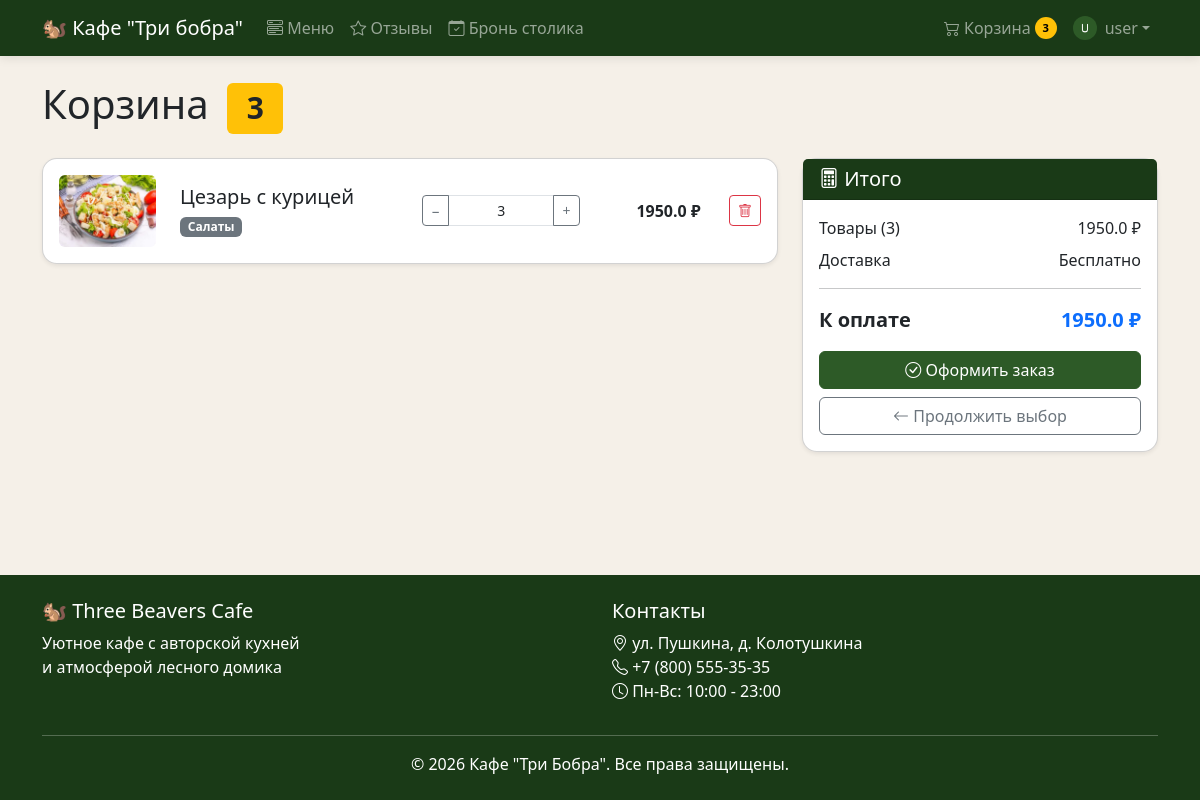
Screenshot of /cart (signed in) with the database file from the repository.
### models.py (models this page shows)
class User(UserMixin, db.Model):
    id = db.Column(db.Integer, primary_key=True)
    username = db.Column(db.String(80), unique=True, nullable=False)
    email = db.Column(db.String(120), unique=True, nullable=False)
    password_hash = db.Column(db.String(256), nullable=False)
    is_admin = db.Column(db.Boolean, default=False)
    avatar = db.Column(db.String(300), default="default-avatar.png")
    cart_items = db.relationship("CartItem", backref="user", lazy=True)
    orders = db.relationship("Order", backref="user", lazy=True)
    bookings = db.relationship("Booking", backref="user", lazy=True)
    reviews = db.relationship("Review", backref="user", lazy=True)

class CartItem(db.Model):
    id = db.Column(db.Integer, primary_key=True)
    user_id = db.Column(db.Integer, db.ForeignKey("user.id"), nullable=False)
    menu_item_id = db.Column(db.Integer, db.ForeignKey("menu_item.id"), nullable=False)
    quantity = db.Column(db.Integer, default=1)
    menu_item = db.relationship("MenuItem")

class MenuItem(db.Model):
    id = db.Column(db.Integer, primary_key=True)
    name = db.Column(db.String(100), nullable=False)
    description = db.Column(db.Text, nullable=True)
    price = db.Column(db.Float, nullable=False)
    image_url = db.Column(db.String(300), default="default-food.jpg")
    available = db.Column(db.Boolean, default=True)
    category_id = db.Column(db.Integer, db.ForeignKey("category.id"), nullable=False)

class Category(db.Model):
    id = db.Column(db.Integer, primary_key=True)
    name = db.Column(db.String(50), unique=True, nullable=False)
    items = db.relationship("MenuItem", backref="category", lazy=True)

### routes/cart.py (the view)
@cart_bp.route("/cart")
@login_required
def cart():
    cart_items = CartItem.query.filter_by(user_id=current_user.id).all()
    total = sum(item.menu_item.price * item.quantity for item in cart_items)
    cart_count = sum(item.quantity for item in cart_items)
    return render_template("cart.html", cart_items=cart_items, total=total, cart_count=cart_count)

### templates/cart.html (shortened to what this page needs)
{% extends "base.html" %}
{% block content %}
<div class="container">
    <h1 class="mb-4">Корзина <span class="badge bg-warning text-dark ms-2">{{ cart_count }}</span></h1>
    {% if cart_items %}
    <div class="row">
        <div class="col-lg-8">
            {% for item in cart_items %}
            <div class="card shadow-sm mb-3">
                <div class="card-body">
                    <div class="row align-items-center">
                        <div class="col-md-2">
                            <img src="{{ url_for('static', filename='images/menu/' + item.menu_item.image_url) }}"
                                 class="img-fluid rounded" alt="{{ item.menu_item.name }}">
                        </div>
                        <div class="col-md-4">
                            <h5 class="mb-1">{{ item.menu_item.name }}</h5>
                            <span class="badge bg-secondary">{{ item.menu_item.category.name }}</span>
                        </div>
                        <div class="col-md-3">
                            <form method="POST" action="{{ url_for('cart.update_cart', item_id=item.id) }}"
                                  class="input-group input-group-sm">
                                <button type="submit" name="action" value="decrease"
                                        class="btn btn-outline-secondary">−
                                </button>
                                <input type="text" class="form-control text-center"
                                       value="{{ item.quantity }}" readonly>
                                <button type="submit" name="action" value="increase"
                                        class="btn btn-outline-secondary">+
                                </button>
                            </form>
                        </div>
                        <div class="col-md-2 text-end">
                            <span class="fw-bold">{{ item.menu_item.price * item.quantity }} ₽</span>
                        </div>
                        <div class="col-md-1 text-end">
                            <form method="POST" action="{{ url_for('cart.remove_from_cart', item_id=item.id) }}"
                                  style="display: inline;">
                                <button type="submit" class="btn btn-sm btn-outline-danger"
                                        title="Удалить">
                                    <i class="bi bi-trash"></i>
                                </button>
                            </form>
                        </div>
                    </div>
                </div>
            </div>
            {% endfor %}
        </div>
        <div class="col-lg-4">
            <div class="card shadow-sm sticky-top" style="top: 80px;">
                <div class="card-header bg-dark-green text-white">
                    <h5 class="mb-0"><i class="bi bi-calculator"></i> Итого</h5>
                </div>
                <div class="card-body">
                    <div class="d-flex justify-content-between mb-2">
                        <span>Товары ({{ cart_count }})</span>
                        <span>{{ total }} ₽</span>
                    </div>
                    <div class="d-flex justify-content-between mb-2">
                        <span>Доставка</span>
                        <span>Бесплатно</span>
                    </div>
                    <hr>
                    <div class="d-flex justify-content-between fw-bold fs-5 mb-3">
                        <span>К оплате</span>
                        <span class="text-primary">{{ total }} ₽</span>
                    </div>
                    <a href="{{ url_for('orders.order') }}" class="btn btn-primary w-100">
                        <i class="bi bi-check-circle"></i> Оформить заказ
                    </a>
                    <a href="{{ url_for('menu.menu') }}" class="btn btn-outline-secondary w-100 mt-2">
                        <i class="bi bi-arrow-left"></i> Продолжить выбор
                    </a>
                </div>
            </div>
        </div>
    </div>
    {% endif %}
</div>
{% endblock %}

### templates/base.html (shortened to what this page needs)
<!DOCTYPE html>
<html lang="ru">
<head>
    <link href="https://cdn.jsdelivr.net/npm/bootstrap@5.3.2/dist/css/bootstrap.min.css" rel="stylesheet">
    <link href="https://cdn.jsdelivr.net/npm/bootstrap-icons@1.11.2/font/bootstrap-icons.css" rel="stylesheet">
    <link href="{{ url_for('static', filename='css/style.css') }}" rel="stylesheet">
</head>
<body>
    <nav class="navbar navbar-expand-lg navbar-dark bg-dark-green sticky-top">
        <div class="container">
            <a class="navbar-brand" href="{{ url_for('main.index') }}">
                🐿 Кафе "Три бобра"
            </a>
            <div class="collapse navbar-collapse" id="navbarNav">
                <ul class="navbar-nav me-auto">
                    <li class="nav-item">
                        <a class="nav-link" href="{{ url_for('menu.menu') }}">
                            <i class="bi bi-menu-button-wide"></i> Меню
                        </a>
                    </li>
                    <li class="nav-item">
                        <a class="nav-link" href="{{ url_for('reviews.reviews') }}">
                            <i class="bi bi-star"></i> Отзывы
                        </a>
                    </li>
                    <li class="nav-item">
                        <a class="nav-link" href="{{ url_for('booking.booking') }}">
                            <i class="bi bi-calendar-check"></i> Бронь столика
                        </a>
                    </li>
                </ul>
                <ul class="navbar-nav">
                    {% if current_user.is_authenticated %}
                    <li class="nav-item">
                        <a class="nav-link d-flex align-items-center gap-1" href="{{ url_for('cart.cart') }}">
                            <i class="bi bi-cart2"></i> Корзина
                            <span id="cart-count" class="badge bg-warning text-dark {% if cart_count == 0 %}d-none{% endif %}">
                                {{ cart_count }}
                            </span>
                        </a>
                    </li>
                    <li class="nav-item dropdown">
                        <a class="nav-link dropdown-toggle d-flex align-items-center" href="#" role="button" data-bs-toggle="dropdown">
                            <img src="/auth/avatar/{{ current_user.id }}"
                                 class="rounded-circle me-2"
                                 style="width: 24px; height: 24px; object-fit: cover;"
                                 alt="">
                            {{ current_user.username }}
                        </a>
                    </li>
                    {% endif %}
                </ul>
            </div>
        </div>
    </nav>
    <main class="py-4">
        {% block content %}{% endblock %}
    </main>
    <footer class="bg-dark-green text-white py-4 mt-auto">
        <div class="container">
            <div class="row">
                <div class="col-md-6">
                    <h5>🐿 Three Beavers Cafe</h5>
                    <p>Уютное кафе с авторской кухней<br>и атмосферой лесного домика</p>
                </div>
                <div class="col-md-6">
                    <h5>Контакты</h5>
                    <p>
                        <i class="bi bi-geo-alt"></i> ул. Пушкина, д. Колотушкина<br>
                        <i class="bi bi-telephone"></i> +7 (800) 555-35-35<br>
                        <i class="bi bi-clock"></i> Пн-Вс: 10:00 - 23:00
                    </p>
                </div>
            </div>
            <hr>
            <p class="text-center mb-0">&copy; 2026 Кафе "Три Бобра". Все права защищены.</p>
        </div>
    </footer>
</body>
</html>

### static/css/style.css (style rules this page uses)
:root { --beaver-green: #2d5a27; --beaver-dark: #1a3a17; --beaver-light: #4a7c43; --beaver-gold: #c4a35a; --beaver-cream: #f5f0e8; --beaver-brown: #6b4f3c; }
.bg-dark-green { background-color: var(--beaver-dark) !important; }
.btn-primary { background-color: var(--beaver-green); border-color: var(--beaver-green); }
.card { border-radius: 15px; transition: transform 0.3s, box-shadow 0.3s; }
.navbar { box-shadow: 0 2px 10px rgba(0, 0, 0, 0.1); }
.nav-link { transition: color 0.3s; }
footer { background-color: var(--beaver-dark); }
body { background-color: var(--beaver-cream); min-height: 100vh; display: flex; flex-direction: column; }
main { flex: 1; }
#cart-count { display: inline-flex; align-items: center; justify-content: center; min-width: 22px; min-height: 22px; padding: 2px 7px; font-size: 0.7rem; line-height: 1; border-radius: 50px; flex-shrink: 0; background-color: #ffc107 !important; color: #000 !important; }
a.nav-link.d-flex { white-space: nowrap; }

### rows the page displays
User: username "user"
CartItem: image_url (picture), menu_item.name "Цезарь с курицей", menu_item.category.name "Салаты", quantity "3", item.menu_item.price*item.quantity "1950.0"

### other values shown
{{ cart_count }} "3"
{{ total }} "1950.0"
